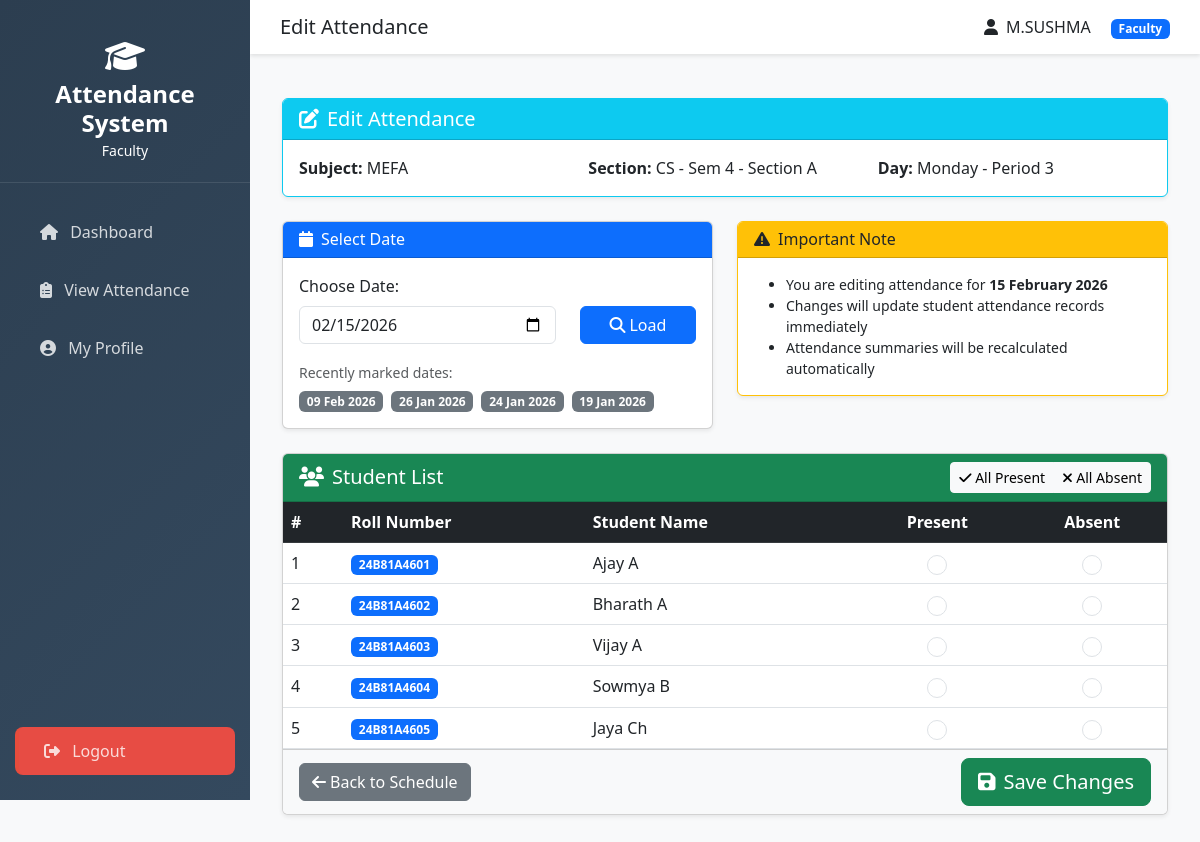
Page /faculty/edit-attendance/31/ (signed in) on the committed database.
### attendance/models.py (models this page shows, shortened)
class User(AbstractUser):
    ROLE_CHOICES = [
        ('admin', 'Admin'),
        ('faculty', 'Faculty'),
        ('student', 'Student'),
    ]
    role = models.CharField(max_length=10, choices=ROLE_CHOICES)
    phone = models.CharField(max_length=15, blank=True, null=True)
    created_at = models.DateTimeField(auto_now_add=True)
    updated_at = models.DateTimeField(auto_now=True)
    class Meta:
        db_table = 'users'
        verbose_name = 'User'
        verbose_name_plural = 'Users'

class Timetable(models.Model):
    DAY_CHOICES = [
        (0, 'Monday'),
        (1, 'Tuesday'),
        (2, 'Wednesday'),
        (3, 'Thursday'),
        (4, 'Friday'),
        (5, 'Saturday'),
    ]
    subject_assignment = models.ForeignKey(SubjectAssignment, on_delete=models.CASCADE, related_name='timetable_slots')
    day_of_week = models.IntegerField(choices=DAY_CHOICES)
    period_number = models.IntegerField(validators=[MinValueValidator(1), MaxValueValidator(8)])
    start_time = models.TimeField()
    end_time = models.TimeField()
    room_number = models.CharField(max_length=20, blank=True)
    is_active = models.BooleanField(default=True)
    class Meta:
        db_table = 'timetable'
        ordering = ['day_of_week', 'period_number']
        unique_together = ['subject_assignment', 'day_of_week', 'period_number']

class SubjectAssignment(models.Model):
    faculty = models.ForeignKey(Faculty, on_delete=models.CASCADE, related_name='subject_assignments')
    subject = models.ForeignKey(Subject, on_delete=models.CASCADE)
    section = models.ForeignKey(Section, on_delete=models.CASCADE, related_name='subject_assignments')
    academic_year = models.ForeignKey(AcademicYear, on_delete=models.CASCADE)
    is_active = models.BooleanField(default=True)
    created_at = models.DateTimeField(auto_now_add=True)
    class Meta:
        db_table = 'subject_assignments'
        unique_together = ['faculty', 'subject', 'section', 'academic_year']

class Subject(models.Model):
    SUBJECT_TYPE_CHOICES = [
        ('theory', 'Theory'),
        ('practical', 'Practical'),
        ('both', 'Theory & Practical'),
    ]
    name = models.CharField(max_length=100)
    code = models.CharField(max_length=20, unique=True)
    branch = models.ForeignKey(Branch, on_delete=models.CASCADE, related_name='subjects')
    semester = models.IntegerField(validators=[MinValueValidator(1), MaxValueValidator(8)])
    subject_type = models.CharField(max_length=10, choices=SUBJECT_TYPE_CHOICES, default='theory')
    credits = models.IntegerField(default=3)
    created_at = models.DateTimeField(auto_now_add=True)
    class Meta:
        db_table = 'subjects'
        ordering = ['branch', 'semester', 'name']

class Section(models.Model):
    branch = models.ForeignKey(Branch, on_delete=models.CASCADE, related_name='sections')
    name = models.CharField(max_length=10)  # e.g., A, B, C
    semester = models.IntegerField(validators=[MinValueValidator(1), MaxValueValidator(8)])
    academic_year = models.ForeignKey(AcademicYear, on_delete=models.CASCADE)
    capacity = models.IntegerField(default=60)
    created_at = models.DateTimeField(auto_now_add=True)
    class Meta:
        db_table = 'sections'
        ordering = ['branch', 'semester', 'name']
        unique_together = ['branch', 'semester', 'name', 'academic_year']
    def __str__(self):
        return f"{self.branch.code} - Sem {self.semester} - Section {self.name}"

class Branch(models.Model):
    department = models.ForeignKey(Department, on_delete=models.CASCADE, related_name='branches')
    name = models.CharField(max_length=100)
    code = models.CharField(max_length=10)
    duration_years = models.IntegerField(default=4)
    created_at = models.DateTimeField(auto_now_add=True)
    class Meta:
        db_table = 'branches'
        ordering = ['department', 'name']
        unique_together = ['department', 'code']

class Student(models.Model):
    user = models.OneToOneField(User, on_delete=models.CASCADE, related_name='student_profile')
    roll_number = models.CharField(max_length=20, unique=True)
    registration_number = models.CharField(max_length=20, unique=True)
    section = models.ForeignKey(Section, on_delete=models.CASCADE, related_name='students')
    date_of_admission = models.DateField()
    current_semester = models.IntegerField(validators=[MinValueValidator(1), MaxValueValidator(8)])
    class Meta:
        db_table = 'students'
        ordering = ['roll_number']

### attendance/views.py (the view, shortened to what this page needs)
# urls.py: path('faculty/edit-attendance/<int:timetable_id>/', views.edit_attendance, name='edit_attendance'),
@login_required
@role_required('faculty')
def edit_attendance(request, timetable_id):
    from .utils import update_summaries_after_attendance_marking
    timetable = get_object_or_404(Timetable, id=timetable_id)
    faculty = request.user.faculty_profile
    if timetable.subject_assignment.faculty != faculty:
        messages.error(request, 'Unauthorized access.')
        return redirect('dashboard')
    section = timetable.subject_assignment.section
    students = Student.objects.filter(section=section).order_by('roll_number')
    selected_date = request.GET.get('date', timezone.now().date())
    if isinstance(selected_date, str):
        selected_date = datetime.strptime(selected_date, '%Y-%m-%d').date()
    existing_attendance = Attendance.objects.filter(
        timetable=timetable,
        date=selected_date
    )
    attendance_map = {att.student.id: att.status for att in existing_attendance}
    students_list = []
    for student in students:
        student.current_status = attendance_map.get(student.id, None)
        students_list.append(student)
    marked_dates = Attendance.objects.filter(
        timetable=timetable
    ).values_list('date', flat=True).distinct().order_by('-date')
    context = {
        'timetable': timetable,
        'students': students_list,
        'selected_date': selected_date,
        'marked_dates': marked_dates,
    }
    return render(request, 'faculty/edit_attendance.html', context)

### attendance/templates/faculty/edit_attendance.html (shortened to what this page needs)
{% extends 'base.html' %}
{% block page_title %}Edit Attendance{% endblock %}
{% block content %}
<div class="container-fluid py-4">
    <div class="row mb-4">
        <div class="col-12">
            <div class="card shadow-sm border-info">
                <div class="card-header bg-info text-white">
                    <h5 class="mb-0">
                        <i class="fas fa-edit me-2"></i>Edit Attendance
                    </h5>
                </div>
                <div class="card-body">
                    <div class="row g-3">
                        <div class="col-md-4">
                            <strong>Subject:</strong> {{ timetable.subject_assignment.subject.name }}
                        </div>
                        <div class="col-md-4">
                            <strong>Section:</strong> {{ timetable.subject_assignment.section }}
                        </div>
                        <div class="col-md-4">
                            <strong>Day:</strong> {{ timetable.get_day_of_week_display }} - Period {{ timetable.period_number }}
                        </div>
                    </div>
                </div>
            </div>
        </div>
    </div>
    <div class="row mb-4">
        <div class="col-md-6">
            <div class="card shadow-sm">
                <div class="card-header bg-primary text-white">
                    <h6 class="mb-0"><i class="fas fa-calendar me-2"></i>Select Date</h6>
                </div>
                <div class="card-body">
                    <form method="get" id="dateSelectForm">
                        <div class="row align-items-end">
                            <div class="col-md-8">
                                <label class="form-label">Choose Date:</label>
                                <input type="date"
                                       name="date"
                                       class="form-control"
                                       value="{{ selected_date|date:'Y-m-d' }}"
                                       max="{% now 'Y-m-d' %}"
                                       required>
                            </div>
                            <div class="col-md-4">
                                <button type="submit" class="btn btn-primary w-100">
                                    <i class="fas fa-search me-1"></i>Load
                                </button>
                            </div>
                        </div>
                    </form>
                    {% if marked_dates %}
                    <div class="mt-3">
                        <label class="form-label text-muted small">Recently marked dates:</label>
                        <div class="d-flex flex-wrap gap-2">
                            {% for date in marked_dates|slice:":5" %}
                                <a href="?date={{ date|date:'Y-m-d' }}"
                                   class="badge bg-secondary text-decoration-none {% if date == selected_date %}bg-success{% endif %}">
                                    {{ date|date:"d M Y" }}
                                </a>
                            {% endfor %}
                        </div>
                    </div>
                    {% endif %}
                </div>
            </div>
        </div>
        <div class="col-md-6">
            <div class="card shadow-sm border-warning">
                <div class="card-header bg-warning">
                    <h6 class="mb-0"><i class="fas fa-exclamation-triangle me-2"></i>Important Note</h6>
                </div>
                <div class="card-body">
                    <ul class="mb-0 small">
                        <li>You are editing attendance for <strong>{{ selected_date|date:"d F Y" }}</strong></li>
                        <li>Changes will update student attendance records immediately</li>
                        <li>Attendance summaries will be recalculated automatically</li>
                    </ul>
                </div>
            </div>
        </div>
    </div>
    <form method="post" id="attendanceForm">
        <div class="card shadow-sm">
            <div class="card-header bg-success text-white d-flex justify-content-between align-items-center">
                <h5 class="mb-0">
                    <i class="fas fa-users me-2"></i>Student List
                </h5>
                <div class="btn-group btn-group-sm">
                    <button type="button" class="btn btn-light" onclick="markAll('present')">
                        <i class="fas fa-check"></i> All Present
                    </button>
                    <button type="button" class="btn btn-light" onclick="markAll('absent')">
                        <i class="fas fa-times"></i> All Absent
                    </button>
                </div>
            </div>
            <div class="card-body p-0">
                <div class="table-responsive">
                    <table class="table table-hover mb-0">
                        <thead class="table-dark">
                            <tr>
                                <th style="width: 60px;">#</th>
                                <th>Roll Number</th>
                                <th>Student Name</th>
                                <th class="text-center">Present</th>
                                <th class="text-center">Absent</th>
                            </tr>
                        </thead>
                        <tbody>
                            {% for student in students %}
                            <tr>
                                <td>{{ forloop.counter }}</td>
                                <td><span class="badge bg-primary">{{ student.roll_number }}</span></td>
                                <td>{{ student.user.get_full_name }}</td>
                                <td class="text-center">
                                    <input type="radio"
                                           class="form-check-input"
                                           name="status_{{ student.id }}"
                                           value="present"
                                           {% if student.current_status == 'present' %}checked{% endif %}>
                                </td>
                                <td class="text-center">
                                    <input type="radio"
                                           class="form-check-input"
                                           name="status_{{ student.id }}"
                                           value="absent"
                                           {% if student.current_status == 'absent' %}checked{% endif %}>
                                </td>
                            </tr>
                            {% empty %}
                            <tr>
                                <td colspan="6" class="text-center py-4 text-muted">
                                    No students found in this section.
                                </td>
                            </tr>
                            {% endfor %}
                        </tbody>
                    </table>
                </div>
            </div>
            <div class="card-footer bg-light">
                <div class="d-flex justify-content-between align-items-center">
                    <a href="{% url 'faculty_weekly_schedule' %}" class="btn btn-secondary">
                        <i class="fas fa-arrow-left me-1"></i>Back to Schedule
                    </a>
                    <button type="submit" class="btn btn-success btn-lg">
                        <i class="fas fa-save me-2"></i>Save Changes
                    </button>
                </div>
            </div>
        </div>
    </form>
</div>
{% endblock %}

### attendance/templates/base.html (shortened to what this page needs)
<!DOCTYPE html>
<html lang="en">
<head>
    <link href="https://cdnjs.cloudflare.com/ajax/libs/bootstrap/5.3.0/css/bootstrap.min.css" rel="stylesheet">
    <link href="https://cdnjs.cloudflare.com/ajax/libs/font-awesome/6.4.0/css/all.min.css" rel="stylesheet">
</head>
<body>
    {% if user.is_authenticated %}
    <div class="sidebar">
        <div class="logo">
            <i class="fas fa-graduation-cap fa-2x mb-2"></i>
            <h4>Attendance System</h4>
            <small>{{ user.get_role_display }}</small>
        </div>
        <nav class="nav flex-column">
            <a class="nav-link" href="{% url 'dashboard' %}">
                <i class="fas fa-home me-2"></i> Dashboard
            </a>
            {% if user.role == 'faculty' %}
                <a class="nav-link" href="{% url 'view_attendance_records' %}">
                    <i class="fas fa-clipboard-list me-2"></i> View Attendance
                </a>
                <a class="nav-link" href="{% url 'faculty_profile' %}">
                    <i class="fas fa-user-circle me-2"></i> My Profile
                </a>
            {% endif %}
            <a class="nav-link logout" href="{% url 'logout' %}">
                <i class="fas fa-sign-out-alt me-2"></i> Logout
            </a>
        </nav>
    </div>
    <div class="main-content">
        <div class="top-navbar">
            <h5 class="mb-0">{% block page_title %}Dashboard{% endblock %}</h5>
            <div>
                <span class="me-3"><i class="fas fa-user me-2"></i>{{ user.get_full_name }}</span>
                <span class="badge bg-primary">{{ user.get_role_display }}</span>
            </div>
        </div>
        {% block content %}{% endblock %}
    </div>
    {% else %}
        {% block login_content %}{% endblock %}
    {% endif %}
</body>
</html>

### rows in the picture
User: role "Faculty", get_full_name "M.SUSHMA"
Timetable: subject_assignment.subject.name "MEFA", subject_assignment.section "CS - Sem 4 - Section A", day_of_week "Monday", period_number "3"
Student: roll_number "24B81A4601", user.get_full_name "Ajay A"
Student: roll_number "24B81A4602", user.get_full_name "Bharath A"
Student: roll_number "24B81A4603", user.get_full_name "Vijay A"
Student: roll_number "24B81A4604", user.get_full_name "Sowmya B"
Student: roll_number "24B81A4605", user.get_full_name "Jaya Ch"

### other values in the picture
{{ date|date:"d M Y" }} "09 Feb 2026" "26 Jan 2026" "24 Jan 2026" "19 Jan 2026"
{{ selected_date|date:"d F Y" }} "15 February 2026"
